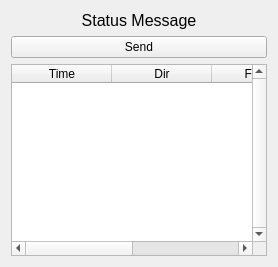
          <widget class="QWidget" name="TermReader_5">
           <attribute name="title">
            <string>No Reader</string>
           </attribute>
           <layout class="QGridLayout" name="gridLayout_13">
            <item row="1" column="0">
             <layout class="QGridLayout" name="gridLayout_ReaderCmd_5">
              <item row="0" column="1">
               <widget class="QPushButton" name="pushButton_Cmd2Send_5">
                <property name="text">
                 <string>Send</string>
                </property>
                <property name="icon">
                 <iconset resource="cloverviewer.qrc">
                  <normaloff>:/Icons/arrow_green.ico</normaloff>:/Icons/arrow_green.ico</iconset>
                </property>
               </widget>
              </item>
              <item row="0" column="0">
               <layout class="QHBoxLayout" name="horizontalLayout_SendCmd_5"/>
              </item>
             </layout>
            </item>
            <item row="2" column="0">
             <layout class="QVBoxLayout" name="verticalLayout_7">
              <item>
               <widget class="QTableWidget" name="tableWidget_History_Scripting_5">
                <property name="minimumSize">
                 <size>
                  <width>0</width>
                  <height>0</height>
                 </size>
                </property>
                <property name="verticalScrollBarPolicy">
                 <enum>Qt::ScrollBarAlwaysOn</enum>
                </property>
                <column>
                 <property name="text">
                  <string>Time</string>
                 </property>
                </column>
                <column>
                 <property name="text">
                  <string>Dir</string>
                 </property>
                </column>
                <column>
                 <property name="text">
                  <string>Frame</string>
                 </property>
                </column>
                <column>
                 <property name="text">
                  <string>Interpreted</string>
                 </property>
                </column>
               </widget>
              </item>
             </layout>
            </item>
            <item row="0" column="0">
             <layout class="QVBoxLayout" name="verticalLayout_9">
              <item>
               <widget class="QLabel" name="label_StatusMessage_Reader_5">
                <property name="maximumSize">
                 <size>
                  <width>16777215</width>
                  <height>20</height>
                 </size>
                </property>
                <property name="font">
                 <font>
                  <pointsize>12</pointsize>
                 </font>
                </property>
                <property name="text">
                 <string>Status Message</string>
                </property>
                <property name="alignment">
                 <set>Qt::AlignBottom|Qt::AlignHCenter</set>
                </property>
               </widget>
              </item>
             </layout>
            </item>
           </layout>
          </widget>
